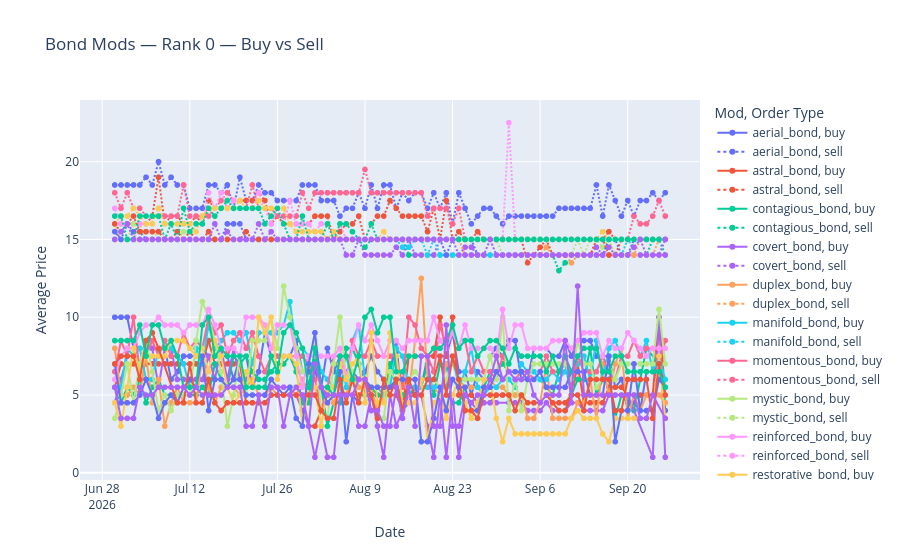

Notebook code cell kept with this figure:
### Code cell
bond_df = timeseries_df[
    timeseries_df["mod_name"].isin(bond_mods_list) &
    (timeseries_df["mod_rank"] == 0)
].copy()

fig = px.line(
    bond_df,
    x="datetime",
    y="avg_price",
    color="mod_name",
    line_dash="order_type",
    markers=True,
    title="Bond Mods — Rank 0 — Buy vs Sell",
    labels={
        "datetime": "Date",
        "avg_price": "Average Price",
        "mod_name": "Mod",
        "order_type": "Order Type"
    }
)

fig.show()
